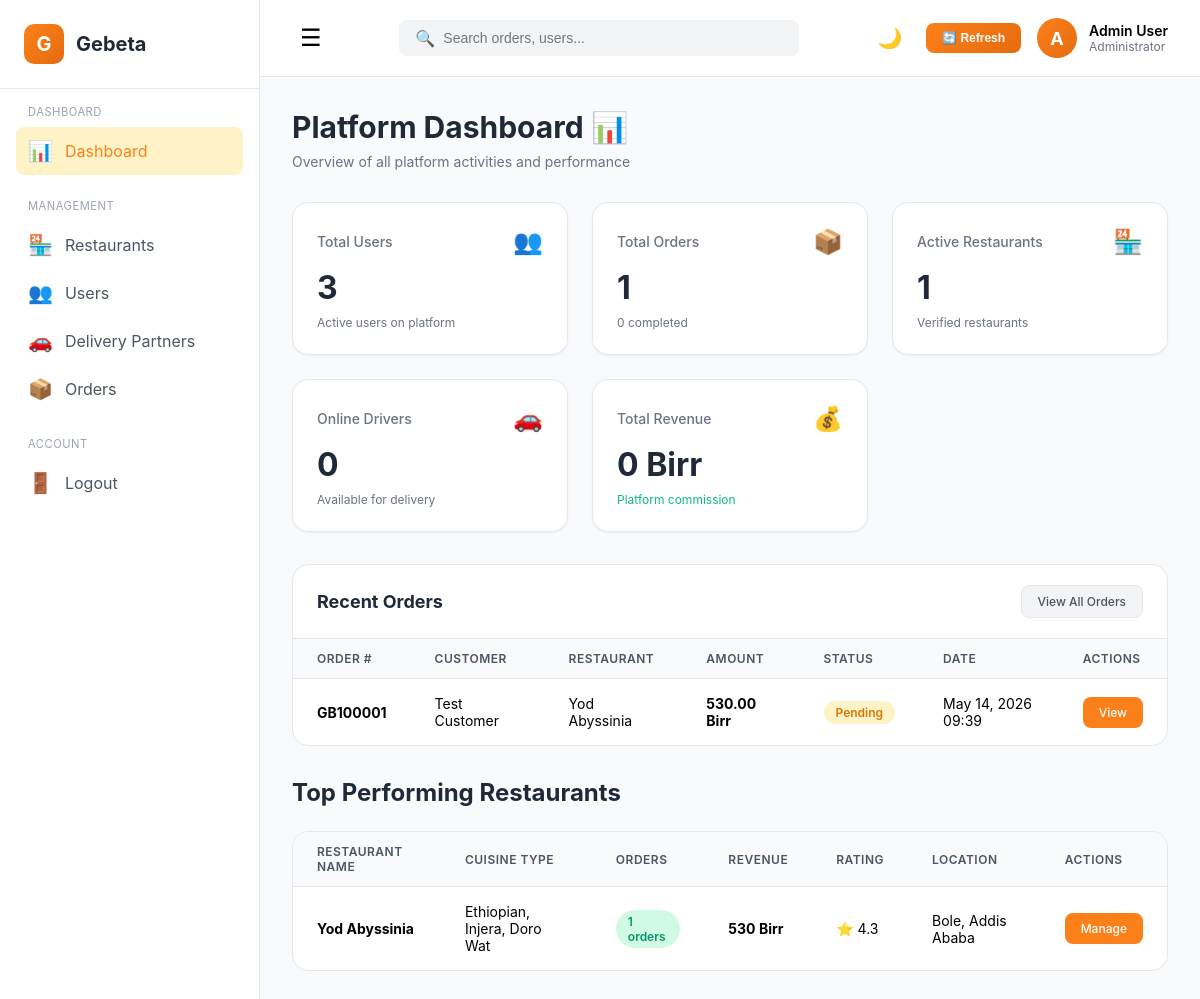
The page /admin/dashboard.php (signed in) on the database as committed earlier.
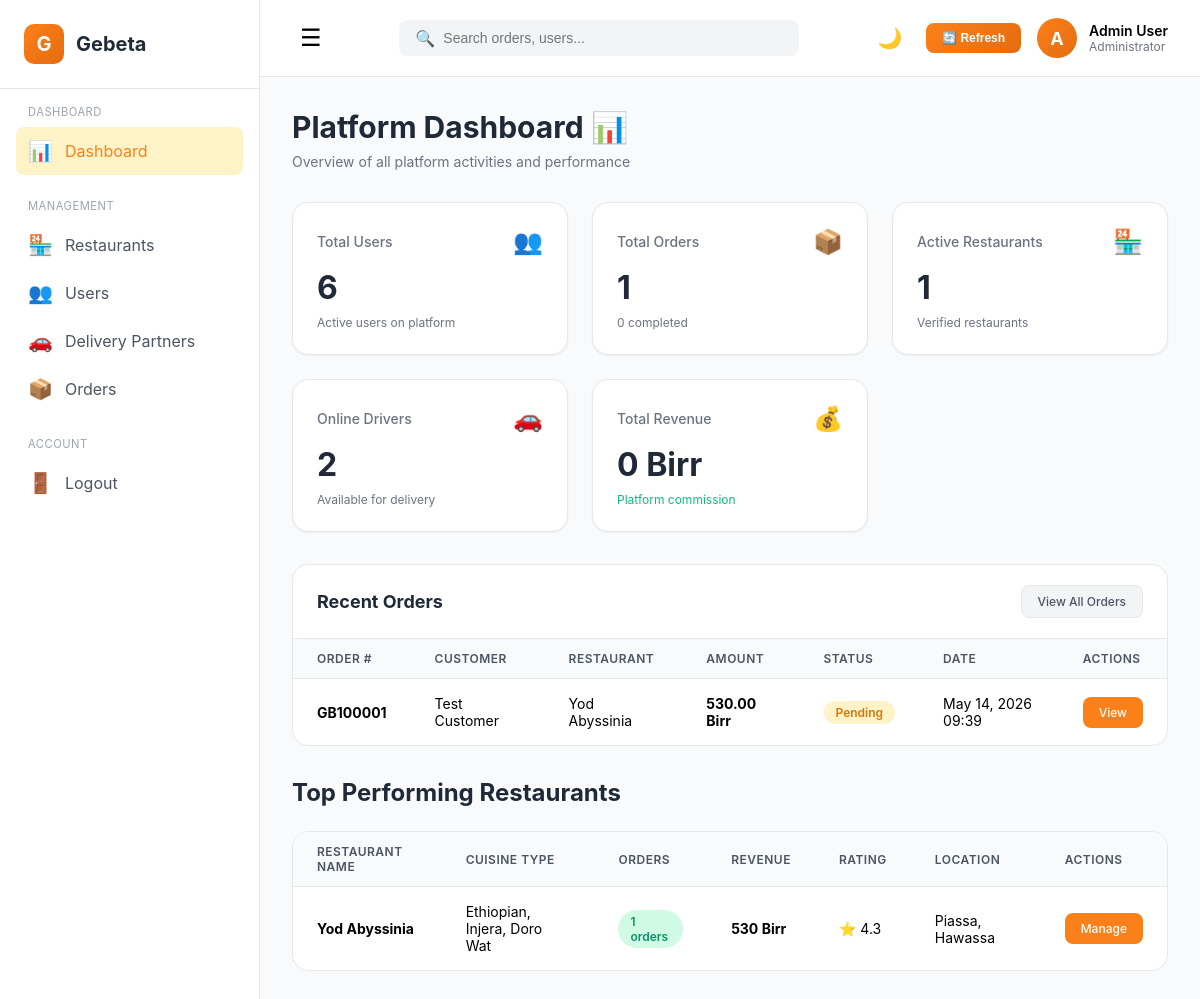
The same page on the database as committed later.
### tables this page shows
CREATE TABLE restaurants (
    id INT PRIMARY KEY AUTO_INCREMENT,
    user_id INT NOT NULL,
    name VARCHAR(150) NOT NULL,
    description TEXT,
    cuisine_type VARCHAR(200),
    location VARCHAR(200) NOT NULL,
    phone VARCHAR(20) NOT NULL,
    opening_time TIME,
    closing_time TIME,
    image VARCHAR(255),
    rating DECIMAL(2,1) DEFAULT 0.0,
    status ENUM('pending', 'active', 'suspended') DEFAULT 'pending',
    latitude DECIMAL(10,8) DEFAULT NULL,
    longitude DECIMAL(11,8) DEFAULT NULL,
    created_at TIMESTAMP DEFAULT CURRENT_TIMESTAMP,
    FOREIGN KEY (user_id) REFERENCES users(id) ON DELETE CASCADE,
    INDEX idx_location (latitude, longitude)
);

### admin/dashboard.php (the view, shortened to what the changed rows need)
<?php
require_once __DIR__ . '/../includes/db.php';
$stmt = $pdo->query('SELECT COUNT(*) FROM users');
$totalUsers = $stmt->fetchColumn();
$stmt = $pdo->prepare('SELECT COUNT(*) FROM delivery_partners WHERE status = ?');
$stmt->execute(['online']);
$activeDeliveryPartners = $stmt->fetchColumn();
$stmt = $pdo->prepare('
    SELECT o.id, o.order_number, o.status, o.total_amount, o.created_at,
           r.name AS restaurant_name, u.name AS customer_name
    FROM orders o
    JOIN restaurants r ON o.restaurant_id = r.id
    JOIN users u ON o.user_id = u.id
    ORDER BY o.created_at DESC
    LIMIT 10
');
$stmt->execute();
$recentOrders = $stmt->fetchAll(PDO::FETCH_ASSOC);
$stmt = $pdo->prepare('
    SELECT r.id, r.name, r.cuisine_type, r.location, r.rating,
           COUNT(o.id) AS order_count, SUM(o.total_amount) AS total_revenue
    FROM restaurants r
    LEFT JOIN orders o ON r.id = o.restaurant_id
    WHERE r.status = ?
    GROUP BY r.id
    ORDER BY order_count DESC
    LIMIT 6
');
$stmt->execute(['active']);
$topRestaurants = $stmt->fetchAll(PDO::FETCH_ASSOC);
?>
<!DOCTYPE html>
<html lang="en">
<head>
</head>
<body class="admin-theme" id="adminThemeRoot">
    <div class="admin-layout">
        <main class="admin-main" id="mainContent">
            <div class="admin-content">
                <div class="content-header">
                    <h1 class="content-title">Platform Dashboard 📊</h1>
                </div>
                <div class="kpi-grid">
                    <div class="kpi-card">
                        <div class="kpi-header">
                            <span class="kpi-label">Total Users</span>
                            <span class="kpi-icon">👥</span>
                        </div>
                        <div class="kpi-value"><?php echo number_format($totalUsers); ?></div>
                        <div class="kpi-trend">Active users on platform</div>
                    </div>
                    <div class="kpi-card">
                        <div class="kpi-header">
                            <span class="kpi-label">Online Drivers</span>
                            <span class="kpi-icon">🚗</span>
                        </div>
                        <div class="kpi-value"><?php echo number_format($activeDeliveryPartners); ?></div>
                        <div class="kpi-trend">Available for delivery</div>
                    </div>
                </div>
                <?php if (!empty($recentOrders)): ?>
                <div class="data-table-container">
                    <div class="table-header">
                        <h2 class="table-title">Recent Orders</h2>
                    </div>
                    <table class="data-table">
                        <thead>
                            <tr>
                                <th>Order #</th>
                                <th>Customer</th>
                                <th>Restaurant</th>
                                <th>Amount</th>
                                <th>Status</th>
                                <th>Date</th>
                                <th>Actions</th>
                            </tr>
                        </thead>
                    </table>
                </div>
                <?php endif; ?>
                <?php if (!empty($topRestaurants)): ?>
                <div class="mt-8">
                    <h2 class="text-2xl mb-6">Top Performing Restaurants</h2>
                    <div class="data-table-container">
                        <table class="data-table">
                            <thead>
                                <tr>
                                    <th>Restaurant Name</th>
                                    <th>Cuisine Type</th>
                                    <th>Orders</th>
                                    <th>Revenue</th>
                                    <th>Rating</th>
                                    <th>Location</th>
                                    <th>Actions</th>
                                </tr>
                            </thead>
                            <tbody>
                                <?php foreach ($topRestaurants as $restaurant): ?>
                                <tr>
                                    <td><strong><?php echo htmlspecialchars($restaurant['name']); ?></strong></td>
                                    <td><?php echo htmlspecialchars($restaurant['cuisine_type']); ?></td>
                                    <td><span class="status-badge active"><?php echo $restaurant['order_count']; ?> orders</span></td>
                                    <td><strong><?php echo number_format($restaurant['total_revenue'] ?: 0, 0); ?> Birr</strong></td>
                                    <td>⭐ <?php echo number_format($restaurant['rating'], 1); ?></td>
                                    <td><?php echo htmlspecialchars($restaurant['location']); ?></td>
                                    <td><a href="/admin/restaurants.php?id=<?php echo $restaurant['id']; ?>" class="action-btn action-btn-primary">Manage</a></td>
                                </tr>
                                <?php endforeach; ?>
                            </tbody>
                        </table>
                    </div>
                </div>
                <?php endif; ?>
            </div>
        </main>
    </div>
</body>
</html>

Rows that differ between the two databases and show on the page:
changed restaurants "Yod Abyssinia": location "Bole, Addis Ababa" → "Piassa, Hawassa"
Other text that changed with them:
$totalUsers: "3" → "6"
$activeDeliveryPartners: "0" → "2"
